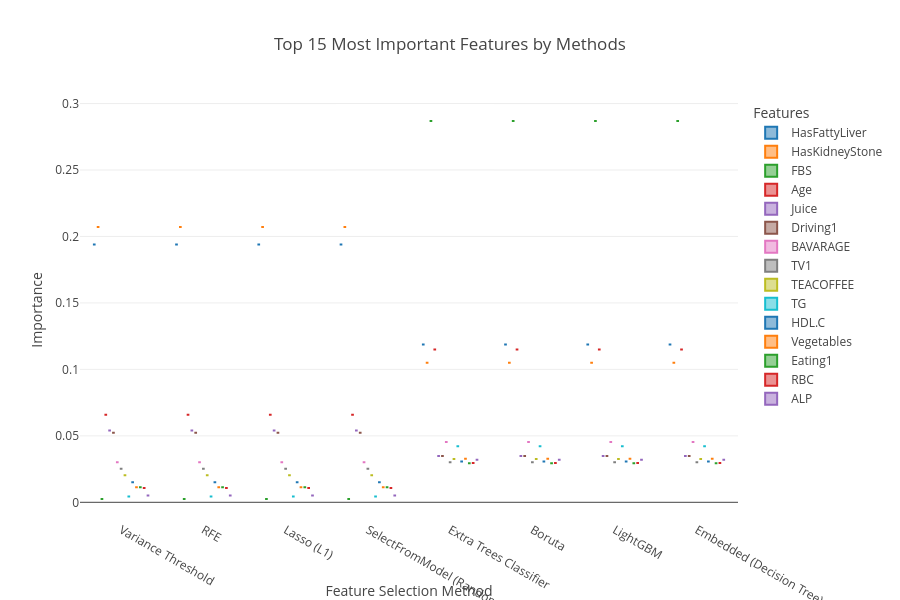

The code cell stored with this chart in its notebook:
### Code cell
import pandas as pd
import plotly.express as px

# Assuming `X` is your DataFrame with the real feature names (predictors)
# Assuming `feature_importances` is a dictionary where each key is a method, 
# and the value is a pandas Series or DataFrame with feature importance scores.

# Convert the feature importances into a DataFrame for visualization
importance_df = pd.DataFrame(feature_importances).T  # Transpose so that methods are rows
importance_df.columns = X_train.columns  # Use the actual feature names from X
importance_df.columns = importance_df.columns.str.replace(r'num_imputer__','')

importance_df = importance_df.reset_index().rename(columns={'index': 'Feature Selection Method'})

# Determine the most important predictors (e.g., top N important features)
# Let's say we want to select the top 10 most important features across all methods
top_n = 15  # You can change this number to select more or fewer features

# Aggregate feature importance across all methods by averaging importance scores
importance_avg = importance_df.drop('Feature Selection Method', axis=1).mean(axis=0)

# Get the top N most important features
top_features = importance_avg.nlargest(top_n).index

# Filter the original importance DataFrame to include only the top features
importance_top_features_df = importance_df[['Feature Selection Method'] + list(top_features)]

# Melt the DataFrame for better visualization
importance_melted = importance_top_features_df.melt(id_vars=['Feature Selection Method'], 
                                                    var_name='Feature', 
                                                    value_name='Importance')

# Create a box plot using Plotly to compare feature importance across different methods
fig_importance = px.box(
    importance_melted,
    x='Feature Selection Method',
    y='Importance',
    color='Feature',
    title=f'Top {top_n} Most Important Features by Methods',
    labels={'Importance': 'Feature Importance', 'Feature Selection Method': 'Method'},
    height=600
)

# Update plot layout
fig_importance.update_layout(legend_title="Features", 
                             xaxis_title="Feature Selection Method", 
                             yaxis_title="Importance")

# Show the plot
fig_importance.show()
title=str(f'Top {top_n} Most Important Features by Methods0')
fig_importance.write_image(title + ".png", scale=6)

### Figure 1 — Plotly figure (JSON) as saved in the notebook; plotly's stock layout.template omitted (floating-point values rounded to 4 significant figures)
{"data": [{"alignmentgroup": "True", "hovertemplate": "Feature=HasFattyLiver<br>Method=%{x}<br>Feature Importance=%{y}<extra></extra>", "legendgroup": "HasFattyLiver", "marker": {"color": "#1F77B4"}, "name": "HasFattyLiver", "notched": false, "offsetgroup": "HasFattyLiver", "orientation": "v", "showlegend": true, "type": "box", "x": ["Variance Threshold", "RFE", "Lasso (L1)", "SelectFromModel (Random Forest)", "Extra Trees Classifier", "Boruta", "LightGBM", "Embedded (Decision Tree)"], "x0": " ", "xaxis": "x", "y": [0.1939, 0.1939, 0.1939, 0.1939, 0.1186, 0.1186, 0.1186, 0.1186], "y0": " ", "yaxis": "y"}, {"alignmentgroup": "True", "hovertemplate": "Feature=HasKidneyStone<br>Method=%{x}<br>Feature Importance=%{y}<extra></extra>", "legendgroup": "HasKidneyStone", "marker": {"color": "#FF7F0E"}, "name": "HasKidneyStone", "notched": false, "offsetgroup": "HasKidneyStone", "orientation": "v", "showlegend": true, "type": "box", "x": ["Variance Threshold", "RFE", "Lasso (L1)", "SelectFromModel (Random Forest)", "Extra Trees Classifier", "Boruta", "LightGBM", "Embedded (Decision Tree)"], "x0": " ", "xaxis": "x", "y": [0.2071, 0.2071, 0.2071, 0.2071, 0.105, 0.105, 0.105, 0.105], "y0": " ", "yaxis": "y"}, {"alignmentgroup": "True", "hovertemplate": "Feature=FBS<br>Method=%{x}<br>Feature Importance=%{y}<extra></extra>", "legendgroup": "FBS", "marker": {"color": "#2CA02C"}, "name": "FBS", "notched": false, "offsetgroup": "FBS", "orientation": "v", "showlegend": true, "type": "box", "x": ["Variance Threshold", "RFE", "Lasso (L1)", "SelectFromModel (Random Forest)", "Extra Trees Classifier", "Boruta", "LightGBM", "Embedded (Decision Tree)"], "x0": " ", "xaxis": "x", "y": [0.002493, 0.002493, 0.002493, 0.002493, 0.2869, 0.2869, 0.2869, 0.2869], "y0": " ", "yaxis": "y"}, {"alignmentgroup": "True", "hovertemplate": "Feature=Age<br>Method=%{x}<br>Feature Importance=%{y}<extra></extra>", "legendgroup": "Age", "marker": {"color": "#D62728"}, "name": "Age", "notched": false, "offsetgroup": "Age", "orientation": "v", "showlegend": true, "type": "box", "x": ["Variance Threshold", "RFE", "Lasso (L1)", "SelectFromModel (Random Forest)", "Extra Trees Classifier", "Boruta", "LightGBM", "Embedded (Decision Tree)"], "x0": " ", "xaxis": "x", "y": [0.06581, 0.06581, 0.06581, 0.06581, 0.1149, 0.1149, 0.1149, 0.1149], "y0": " ", "yaxis": "y"}, {"alignmentgroup": "True", "hovertemplate": "Feature=Juice<br>Method=%{x}<br>Feature Importance=%{y}<extra></extra>", "legendgroup": "Juice", "marker": {"color": "#9467BD"}, "name": "Juice", "notched": false, "offsetgroup": "Juice", "orientation": "v", "showlegend": true, "type": "box", "x": ["Variance Threshold", "RFE", "Lasso (L1)", "SelectFromModel (Random Forest)", "Extra Trees Classifier", "Boruta", "LightGBM", "Embedded (Decision Tree)"], "x0": " ", "xaxis": "x", "y": [0.054, 0.054, 0.054, 0.054, 0.03493, 0.03493, 0.03493, 0.03493], "y0": " ", "yaxis": "y"}, {"alignmentgroup": "True", "hovertemplate": "Feature=Driving1<br>Method=%{x}<br>Feature Importance=%{y}<extra></extra>", "legendgroup": "Driving1", "marker": {"color": "#8C564B"}, "name": "Driving1", "notched": false, "offsetgroup": "Driving1", "orientation": "v", "showlegend": true, "type": "box", "x": ["Variance Threshold", "RFE", "Lasso (L1)", "SelectFromModel (Random Forest)", "Extra Trees Classifier", "Boruta", "LightGBM", "Embedded (Decision Tree)"], "x0": " ", "xaxis": "x", "y": [0.05239, 0.05239, 0.05239, 0.05239, 0.03477, 0.03477, 0.03477, 0.03477], "y0": " ", "yaxis": "y"}, {"alignmentgroup": "True", "hovertemplate": "Feature=BAVARAGE<br>Method=%{x}<br>Feature Importance=%{y}<extra></extra>", "legendgroup": "BAVARAGE", "marker": {"color": "#E377C2"}, "name": "BAVARAGE", "notched": false, "offsetgroup": "BAVARAGE", "orientation": "v", "showlegend": true, "type": "box", "x": ["Variance Threshold", "RFE", "Lasso (L1)", "SelectFromModel (Random Forest)", "Extra Trees Classifier", "Boruta", "LightGBM", "Embedded (Decision Tree)"], "x0": " ", "xaxis": "x", "y": [0.03007, 0.03007, 0.03007, 0.03007, 0.0454, 0.0454, 0.0454, 0.0454], "y0": " ", "yaxis": "y"}, {"alignmentgroup": "True", "hovertemplate": "Feature=TV1<br>Method=%{x}<br>Feature Importance=%{y}<extra></extra>", "legendgroup": "TV1", "marker": {"color": "#7F7F7F"}, "name": "TV1", "notched": false, "offsetgroup": "TV1", "orientation": "v", "showlegend": true, "type": "box", "x": ["Variance Threshold", "RFE", "Lasso (L1)", "SelectFromModel (Random Forest)", "Extra Trees Classifier", "Boruta", "LightGBM", "Embedded (Decision Tree)"], "x0": " ", "xaxis": "x", "y": [0.02532, 0.02532, 0.02532, 0.02532, 0.03018, 0.03018, 0.03018, 0.03018], "y0": " ", "yaxis": "y"}, {"alignmentgroup": "True", "hovertemplate": "Feature=TEACOFFEE<br>Method=%{x}<br>Feature Importance=%{y}<extra></extra>", "legendgroup": "TEACOFFEE", "marker": {"color": "#BCBD22"}, "name": "TEACOFFEE", "notched": false, "offsetgroup": "TEACOFFEE", "orientation": "v", "showlegend": true, "type": "box", "x": ["Variance Threshold", "RFE", "Lasso (L1)", "SelectFromModel (Random Forest)", "Extra Trees Classifier", "Boruta", "LightGBM", "Embedded (Decision Tree)"], "x0": " ", "xaxis": "x", "y": [0.02043, 0.02043, 0.02043, 0.02043, 0.03261, 0.03261, 0.03261, 0.03261], "y0": " ", "yaxis": "y"}, {"alignmentgroup": "True", "hovertemplate": "Feature=TG<br>Method=%{x}<br>Feature Importance=%{y}<extra></extra>", "legendgroup": "TG", "marker": {"color": "#17BECF"}, "name": "TG", "notched": false, "offsetgroup": "TG", "orientation": "v", "showlegend": true, "type": "box", "x": ["Variance Threshold", "RFE", "Lasso (L1)", "SelectFromModel (Random Forest)", "Extra Trees Classifier", "Boruta", "LightGBM", "Embedded (Decision Tree)"], "x0": " ", "xaxis": "x", "y": [0.004385, 0.004385, 0.004385, 0.004385, 0.0422, 0.0422, 0.0422, 0.0422], "y0": " ", "yaxis": "y"}, {"alignmentgroup": "True", "hovertemplate": "Feature=HDL.C<br>Method=%{x}<br>Feature Importance=%{y}<extra></extra>", "legendgroup": "HDL.C", "marker": {"color": "#1F77B4"}, "name": "HDL.C", "notched": false, "offsetgroup": "HDL.C", "orientation": "v", "showlegend": true, "type": "box", "x": ["Variance Threshold", "RFE", "Lasso (L1)", "SelectFromModel (Random Forest)", "Extra Trees Classifier", "Boruta", "LightGBM", "Embedded (Decision Tree)"], "x0": " ", "xaxis": "x", "y": [0.01505, 0.01505, 0.01505, 0.01505, 0.03074, 0.03074, 0.03074, 0.03074], "y0": " ", "yaxis": "y"}, {"alignmentgroup": "True", "hovertemplate": "Feature=Vegetables<br>Method=%{x}<br>Feature Importance=%{y}<extra></extra>", "legendgroup": "Vegetables", "marker": {"color": "#FF7F0E"}, "name": "Vegetables", "notched": false, "offsetgroup": "Vegetables", "orientation": "v", "showlegend": true, "type": "box", "x": ["Variance Threshold", "RFE", "Lasso (L1)", "SelectFromModel (Random Forest)", "Extra Trees Classifier", "Boruta", "LightGBM", "Embedded (Decision Tree)"], "x0": " ", "xaxis": "x", "y": [0.01142, 0.01142, 0.01142, 0.01142, 0.03282, 0.03282, 0.03282, 0.03282], "y0": " ", "yaxis": "y"}, {"alignmentgroup": "True", "hovertemplate": "Feature=Eating1<br>Method=%{x}<br>Feature Importance=%{y}<extra></extra>", "legendgroup": "Eating1", "marker": {"color": "#2CA02C"}, "name": "Eating1", "notched": false, "offsetgroup": "Eating1", "orientation": "v", "showlegend": true, "type": "box", "x": ["Variance Threshold", "RFE", "Lasso (L1)", "SelectFromModel (Random Forest)", "Extra Trees Classifier", "Boruta", "LightGBM", "Embedded (Decision Tree)"], "x0": " ", "xaxis": "x", "y": [0.0113, 0.0113, 0.0113, 0.0113, 0.02941, 0.02941, 0.02941, 0.02941], "y0": " ", "yaxis": "y"}, {"alignmentgroup": "True", "hovertemplate": "Feature=RBC<br>Method=%{x}<br>Feature Importance=%{y}<extra></extra>", "legendgroup": "RBC", "marker": {"color": "#D62728"}, "name": "RBC", "notched": false, "offsetgroup": "RBC", "orientation": "v", "showlegend": true, "type": "box", "x": ["Variance Threshold", "RFE", "Lasso (L1)", "SelectFromModel (Random Forest)", "Extra Trees Classifier", "Boruta", "LightGBM", "Embedded (Decision Tree)"], "x0": " ", "xaxis": "x", "y": [0.01083, 0.01083, 0.01083, 0.01083, 0.02966, 0.02966, 0.02966, 0.02966], "y0": " ", "yaxis": "y"}, {"alignmentgroup": "True", "hovertemplate": "Feature=ALP<br>Method=%{x}<br>Feature Importance=%{y}<extra></extra>", "legendgroup": "ALP", "marker": {"color": "#9467BD"}, "name": "ALP", "notched": false, "offsetgroup": "ALP", "orientation": "v", "showlegend": true, "type": "box", "x": ["Variance Threshold", "RFE", "Lasso (L1)", "SelectFromModel (Random Forest)", "Extra Trees Classifier", "Boruta", "LightGBM", "Embedded (Decision Tree)"], "x0": " ", "xaxis": "x", "y": [0.005067, 0.005067, 0.005067, 0.005067, 0.03193, 0.03193, 0.03193, 0.03193], "y0": " ", "yaxis": "y"}], "layout": {"boxmode": "group", "height": 600, "legend": {"title": {"text": "Features"}, "tracegroupgap": 0}, "title": {"text": "Top 15 Most Important Features by Methods"}, "xaxis": {"anchor": "y", "domain": [0, 1], "title": {"text": "Feature Selection Method"}}, "yaxis": {"anchor": "x", "domain": [0, 1], "title": {"text": "Importance"}}}}
